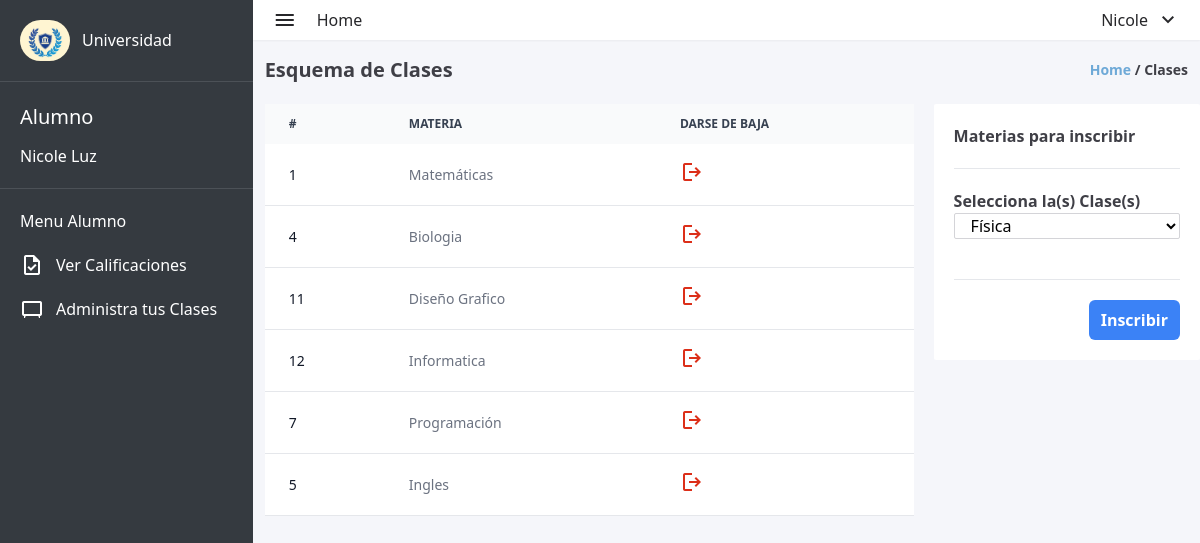
Page /views/alumno/alumno_clases.php (signed in) on the committed database.
### tables this page shows
CREATE TABLE `usuarios` (
  `user_id` int(11) NOT NULL,
  `matricula` int(10) DEFAULT NULL,
  `nombre` varchar(100) DEFAULT NULL,
  `apellido` varchar(100) DEFAULT NULL,
  `correo_electronico` varchar(100) DEFAULT NULL,
  `contrasena` varchar(255) DEFAULT NULL,
  `direccion` varchar(100) DEFAULT NULL,
  `fecha_nacimiento` date DEFAULT NULL,
  `rol` enum('ADMIN','MAESTRO','ALUMNO') DEFAULT NULL,
  `materia_asignada` varchar(100) DEFAULT '0',
  `materias_inscritas` text DEFAULT NULL
);

CREATE TABLE `materias` (
  `id_materia` int(11) NOT NULL,
  `nombre` varchar(100) DEFAULT NULL
);

### views/alumno/alumno_clases.php (the view, shortened to what this page needs)
<?php
require_once "../../database/database.php";
$user_id = $_SESSION['id'];
$sql = "SELECT nombre, apellido FROM usuarios WHERE user_id = '$user_id'";
$result = mysqli_query($conexion, $sql);
$row = mysqli_fetch_assoc($result);
if ($row) {
    $nombre = $row['nombre'];
    $apellido = $row['apellido'];
} else {
    echo "No se encontraron datos para el usuario con el ID proporcionado.";
}
$consulta_materias_inscritas = "SELECT m.id_materia, m.nombre FROM materias m
                                INNER JOIN materias_inscritas mi ON m.id_materia = mi.id_materia
                                WHERE mi.id_alumno = '$user_id'";
$resultado_materias_inscritas = $conexion->query($consulta_materias_inscritas);
$consulta_materias_disponibles = "SELECT id_materia, nombre FROM materias
                                  WHERE id_materia NOT IN
                                  (SELECT id_materia FROM materias_inscritas WHERE id_alumno = '$user_id')";
$resultado_materias_disponibles = $conexion->query($consulta_materias_disponibles);
?>
<!DOCTYPE html>
<html lang="en">
<head>
    <link rel="stylesheet" href="../../styles.css">
</head>
<body>
    <div class="w-screen h-screen flex bg-lightgray">
        <aside class="w-80 h-full bg-dark">
            <div class="flex items-center gap-3 p-5">
                <img class="rounded-full" src="../../assets/logo-aside.jpg" alt="university-logo" width="50px" height="60px">
                <span class="text-white font-medium">Universidad</span>
            </div>
            <div style="width: 100%; height: 1px; background-color: #4c5157; "></div>
            <div class="text-white flex flex-col p-5 gap-3">
                <span style="font-size: 20px;">Alumno</span>
                <span><?php echo $nombre . " " . $apellido ?></span>
            </div>
            <div style="width: 100%; height: 1px; background-color: #4c5157; "></div>
            <div class="text-white flex flex-col gap-5 p-5">
                <p>Menu Alumno</p>
                <div>
                    <a href="alumno_calificaciones.php" class="flex items-center gap-3 ">
                        <span class="material-symbols-outlined">
                        </span>
                        <span>Ver Calificaciones</span>
                    </a>
                </div>
                <div>
                    <a href="alumno_clases.php" class="flex items-center gap-3 ">
                        <span class="material-symbols-outlined">
                        </span>
                        <span>Administra tus Clases</span>
                    </a>
                </div>
            </div>
        </aside>
        <div class="w-full flex flex-col">
            <header class="w-full flex items-center justify-between h-10 p-5 bg-white shadow-sm">
                <div class="flex items-center gap-5">
                    <span class="material-symbols-outlined text-zinc-800">
                    </span>
                    <a href="alumno_dashboard.php">
                        <span class="text-zinc-800">
                            Home
                        </span>
                    </a>
                </div>
                <nav>
                    <li class="flex items-center gap-2 text-zinc-800 cursor-pointer" onclick="toggleLogoutMenu()">
                        <?php echo $nombre ?>
                        <ul class="flex flex-col">
                            <span class="material-symbols-outlined">
                            </span>
                    </li>
                </nav>
            </header>
            <div class="h-full pl-3">
                <div class="w-full flex items-center justify-between pr-3 mt-4 mb-5">
                    <h1 class="font-bold text-zinc-700 text-xl ">Esquema de Clases</h1>
                    <p class="font-semibold text-sm text-zinc-700"><span class="text-myblue">Home</span> /
                        Clases
                    </p>
                </div>
                <div class="flex gap-5">
                    <table class="w-full text-sm text-left text-gray-500 dark:text-gray-400">
                        <thead class="text-xs text-gray-700 uppercase bg-gray-50 dark:bg-gray-700 dark:text-gray-400">
                            <tr>
                                <th scope="col" class="px-6 py-3">
                                    #
                                </th>
                                <th scope="col" class="px-6 py-3">
                                    Materia
                                </th>
                                <th scope="col" class="px-6 py-3">
                                    Darse de baja
                                </th>
                            </tr>
                        </thead>
                        <tbody>
                            <?php
                            while ($row = $resultado_materias_inscritas->fetch_assoc()) {
                                echo '<tr class="bg-white border-b dark:bg-gray-900 dark:border-gray-700">';
                                echo '<td scope="row" class="px-6 py-4 font-medium text-gray-900 whitespace-nowrap dark:text-white">' . $row['id_materia'] . '</td>';
                                echo '<td class="px-6 py-4">' . $row['nombre'] . '</td>';
                                echo '<td class="px-6 py-4 flex gap-5 items-center">';
                                echo '<a href="delete_clase.php?id=' . $row['id_materia'] . '" class="font-medium">';
                                echo '<span class="material-symbols-outlined" style="color: #Dc2f19;">logout</span>';
                                echo '</a>';
                                echo '</td>';
                                echo '</tr>';
                            }
                            ?>
                        </tbody>
                    </table>
                    <div class="w-80 h-full bg-white rounded-sm sm:w-96">
                        <form action="alumno_clases.php" method="post" multiple class="flex flex-col p-5 gap-5 text-center relative z-20">
                            <span class="font-bold text-zinc-700 self-start">Materias para inscribir</span>
                            <div style="height: 1px; background-color: #e5e7eb; width: 100% ; "></div>
                            <div class="flex flex-col">
                                <span class="font-bold text-zinc-700 self-start">Selecciona la(s) Clase(s)</span>
                                <select name="materias_seleccionadas[]" id="clases" class="h-20 border border-zinc-300 bg-white rounded-sm px-3 mb-2">
                                    <?php
                                    if ($resultado_materias_disponibles->num_rows === 0) {
                                        echo '<option disabled selected>No hay materias disponibles</option>';
                                    } else {
                                        while ($row = $resultado_materias_disponibles->fetch_assoc()) {
                                            echo '<option value="' . $row['id_materia'] . '">' . $row['nombre'] . '</option>';
                                        }
                                    }
                                    ?>
                                </select>
                            </div>
                            <div style="height: 1px; background-color: #e5e7eb; width: 100% ; "></div>
                            <input type="submit" name="guardarMaterias" value="Inscribir" class="text-white font-semibold p-2 px-3 bg-blue-500 rounded-md self-end">
                        </form>
                    </div>
                </div>
            </div>
        </div>
    </div>
</body>
</html>

### styles.css (style rules this page uses)
html { line-height: 1.5; -webkit-text-size-adjust: 100%; -moz-tab-size: 4; -o-tab-size: 4; tab-size: 4; font-family: ui-sans-serif, system-ui, -apple-system, BlinkMacSystemFont, "Segoe UI", Roboto, "Helvetica Neue", Arial, "Noto Sans", sans-serif, "Apple Color Emoji", "Segoe UI Emoji", "Segoe UI Symbol", "Noto Color Emoji"; font-feature-settings: normal; font-variation-settings: normal; }
body { margin: 0; line-height: inherit; }
h1, h2, h3, h4, h5, h6 { font-size: inherit; font-weight: inherit; }
a { color: inherit; text-decoration: inherit; }
table { text-indent: 0; border-color: inherit; border-collapse: collapse; }
button, input, optgroup, select, textarea { font-family: inherit; font-feature-settings: inherit; font-variation-settings: inherit; font-size: 100%; font-weight: inherit; line-height: inherit; color: inherit; margin: 0; padding: 0; }
button, select { text-transform: none; }
button, [type='button'], [type='reset'], [type='submit'] { -webkit-appearance: button; background-color: transparent; background-image: none; }
blockquote, dl, dd, h1, h2, h3, h4, h5, h6, hr, figure, p, pre { margin: 0; }
ol, ul, menu { list-style: none; margin: 0; padding: 0; }
input::placeholder, textarea::placeholder { opacity: 1; color: #9ca3af; }
img, svg, video, canvas, audio, iframe, embed, object { display: block; vertical-align: middle; }
img, video { max-width: 100%; height: auto; }
.relative { position: relative; }
.z-20 { z-index: 20; }
.mb-5 { margin-bottom: 1.25rem; }
.mt-4 { margin-top: 1rem; }
.flex { display: flex; }
.h-10 { height: 2.5rem; }
.h-full { height: 100%; }
.h-screen { height: 100vh; }
.w-80 { width: 20rem; }
.w-full { width: 100%; }
.w-screen { width: 100vw; }
.cursor-pointer { cursor: pointer; }
.flex-col { flex-direction: column; }
.items-center { align-items: center; }
.justify-between { justify-content: space-between; }
.gap-2 { gap: 0.5rem; }
.gap-3 { gap: 0.75rem; }
.gap-5 { gap: 1.25rem; }
.self-start { align-self: flex-start; }
.self-end { align-self: flex-end; }
.whitespace-nowrap { white-space: nowrap; }
.rounded-full { border-radius: 9999px; }
.rounded-md { border-radius: 0.375rem; }
.rounded-sm { border-radius: 0.125rem; }
.border { border-width: 1px; }
.border-b { border-bottom-width: 1px; }
.border-zinc-300 { --tw-border-opacity: 1; border-color: rgb(212 212 216 / var(--tw-border-opacity)); }
.bg-blue-500 { --tw-bg-opacity: 1; background-color: rgb(59 130 246 / var(--tw-bg-opacity)); }
.bg-dark { --tw-bg-opacity: 1; background-color: rgb(53 58 64 / var(--tw-bg-opacity)); }
.bg-gray-50 { --tw-bg-opacity: 1; background-color: rgb(249 250 251 / var(--tw-bg-opacity)); }
.bg-lightgray { --tw-bg-opacity: 1; background-color: rgb(245 246 250 / var(--tw-bg-opacity)); }
.bg-white { --tw-bg-opacity: 1; background-color: rgb(255 255 255 / var(--tw-bg-opacity)); }
.p-2 { padding: 0.5rem; }
.p-5 { padding: 1.25rem; }
.px-3 { padding-left: 0.75rem; padding-right: 0.75rem; }
.px-6 { padding-left: 1.5rem; padding-right: 1.5rem; }
.py-3 { padding-top: 0.75rem; padding-bottom: 0.75rem; }
.py-4 { padding-top: 1rem; padding-bottom: 1rem; }
.pl-3 { padding-left: 0.75rem; }
.pr-3 { padding-right: 0.75rem; }
.text-left { text-align: left; }
.text-center { text-align: center; }
.text-sm { font-size: 0.875rem; line-height: 1.25rem; }
.text-xl { font-size: 1.25rem; line-height: 1.75rem; }
.text-xs { font-size: 0.75rem; line-height: 1rem; }
.font-bold { font-weight: 700; }
.font-medium { font-weight: 500; }
.font-semibold { font-weight: 600; }
.uppercase { text-transform: uppercase; }
.text-gray-500 { --tw-text-opacity: 1; color: rgb(107 114 128 / var(--tw-text-opacity)); }
.text-gray-700 { --tw-text-opacity: 1; color: rgb(55 65 81 / var(--tw-text-opacity)); }
.text-gray-900 { --tw-text-opacity: 1; color: rgb(17 24 39 / var(--tw-text-opacity)); }
.text-myblue { --tw-text-opacity: 1; color: rgb(110 169 215 / var(--tw-text-opacity)); }
.text-white { --tw-text-opacity: 1; color: rgb(255 255 255 / var(--tw-text-opacity)); }
.text-zinc-700 { --tw-text-opacity: 1; color: rgb(63 63 70 / var(--tw-text-opacity)); }
.text-zinc-800 { --tw-text-opacity: 1; color: rgb(39 39 42 / var(--tw-text-opacity)); }
.shadow-sm { --tw-shadow: 0 1px 2px 0 rgb(0 0 0 / 0.05); --tw-shadow-colored: 0 1px 2px 0 var(--tw-shadow-color); box-shadow: var(--tw-ring-offset-shadow, 0 0 #0000), var(--tw-ring-shadow, 0 0 #0000), var(--tw-shadow); }
@media (min-width: 640px) { .sm\:w-96 { width: 24rem; } }

### rows in the picture
usuarios: nombre "Nicole", apellido "Luz"
materias: id_materia "1", nombre "Matemáticas"
materias: id_materia "4", nombre "Biologia"
materias: id_materia "11", nombre "Diseño Grafico"
materias: id_materia "12", nombre "Informatica"
materias: id_materia "7", nombre "Programación"
materias: id_materia "5", nombre "Ingles"

### other values in the picture
form field value "Física"
